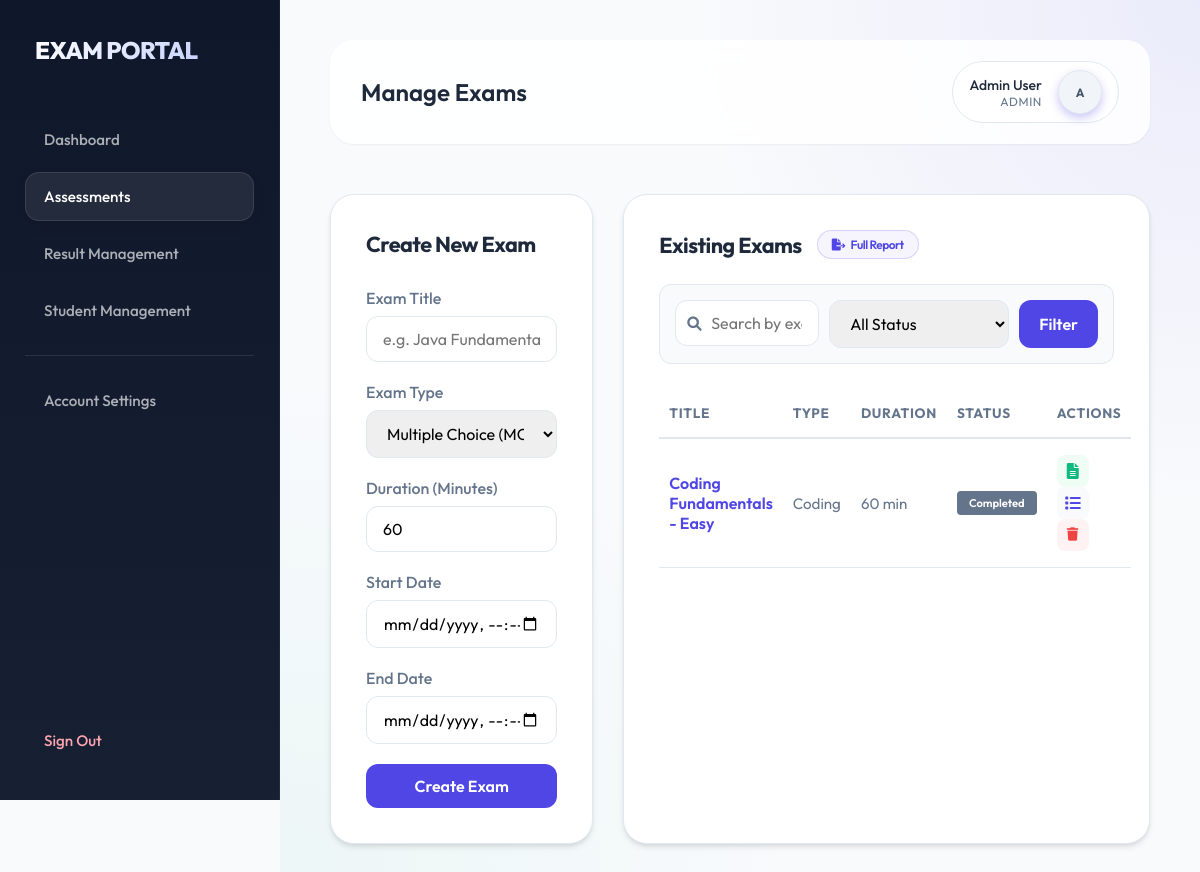
/admin/manage-exams.php (signed in), run on the app's committed database.
### tables this page shows
CREATE TABLE IF NOT EXISTS `exams` (
    `id` INT AUTO_INCREMENT PRIMARY KEY,
    `title` VARCHAR(100) NOT NULL,
    `type` ENUM('MCQ', 'Coding') NOT NULL,
    `duration` INT NOT NULL COMMENT 'Duration in minutes',
    `status` ENUM('active', 'inactive') DEFAULT 'inactive',
    `total_marks` INT DEFAULT 0,
    `start_date` DATETIME,
    `end_date` DATETIME,
    `created_by` INT,
    FOREIGN KEY (`created_by`) REFERENCES `users`(`id`) ON DELETE SET NULL
);

### admin/manage-exams.php (the view, shortened to what this page needs)
<?php
include '../includes/header.php';
?>
<div class="content-row" style="display: grid; grid-template-columns: 1fr 2fr; gap: 30px;">
    <div class="stat-card" style="padding: 35px;">
        <div class="card-title">Create New Exam</div>
        <form action="" method="POST">
            <div class="form-group">
                <label>Exam Title</label>
                <input type="text" name="title" class="form-control" placeholder="e.g. Java Fundamentals" required>
            </div>
            <div class="form-group">
                <label>Exam Type</label>
                <select name="type" class="form-control" required>
                    <option value="MCQ">Multiple Choice (MCQ)</option>
                </select>
            </div>
            <div class="form-group">
                <label>Duration (Minutes)</label>
                <input type="number" name="duration" class="form-control" value="60" required>
            </div>
            <div class="form-group">
                <label>Start Date</label>
                <input type="datetime-local" name="start_date" class="form-control" required>
            </div>
            <div class="form-group">
                <label>End Date</label>
                <input type="datetime-local" name="end_date" class="form-control" required>
            </div>
            <button type="submit" name="add_exam" class="btn btn-primary">Create Exam</button>
        </form>
    </div>
    <div class="stat-card" style="padding: 35px;">
        <div style="display: flex; justify-content: space-between; align-items: center; margin-bottom: 25px;">
            <div class="card-title" style="margin: 0; display: flex; align-items: center; gap: 15px;">
                <span>Existing Exams</span>
                <a href="exam-report.php<?php echo strpos($_SERVER['REQUEST_URI'], '?') !== false ? '?' . explode('?', $_SERVER['REQUEST_URI'])[1] : ''; ?>"
                    target="_blank" class="btn"
                    style="width: auto; background: rgba(79, 70, 229, 0.05); color: var(--primary-color); font-size: 0.75rem; font-weight: 600; padding: 6px 14px; border-radius: 20px; display: flex; align-items: center; gap: 6px; text-decoration: none; border: 1px solid rgba(79, 70, 229, 0.2); transition: var(--transition);"
                    onmouseover="this.style.background='var(--primary-color)'; this.style.color='white';"
                    onmouseout="this.style.background='rgba(79, 70, 229, 0.05)'; this.style.color='var(--primary-color)';">
                    <i class="fas fa-file-export"></i> Full Report
                </a>
            </div>
        </div>
        <form method="GET"
            style="display: flex; gap: 10px; margin-bottom: 25px; background: #f8fafc; padding: 15px; border-radius: 12px; border: 1px solid var(--border-color);">
            <div style="flex: 1; position: relative;">
                <i class="fas fa-search"
                    style="position: absolute; left: 12px; top: 50%; transform: translateY(-50%); color: var(--text-muted); font-size: 0.9rem;"></i>
                <input type="text" name="search" class="form-control" placeholder="Search by exam title..."
                    value="<?php echo htmlspecialchars($_GET['search'] ?? ''); ?>" style="padding-left: 35px;">
            </div>
            <div style="width: 180px;">
                <select name="status_filter" class="form-control" onchange="this.form.submit()">
                    <option value="all" <?php echo ($_GET['status_filter'] ?? '') == 'all' ? 'selected' : ''; ?>>All
                        Status</option>
                </select>
            </div>
            <button type="submit" class="btn btn-primary" style="width: auto; padding: 0 20px;">Filter</button>
        </form>
        <table style="width: 100%; border-collapse: collapse;">
            <thead>
                <tr
                    style="text-align: left; border-bottom: 2px solid var(--border-color); color: var(--text-muted); font-size: 0.85rem; text-transform: uppercase; letter-spacing: 0.05em;">
                    <th style="padding: 15px 10px;">Title</th>
                    <th style="padding: 15px 10px;">Type</th>
                    <th style="padding: 15px 10px;">Duration</th>
                    <th style="padding: 15px 10px;">Status</th>
                    <th style="padding: 15px 10px;">Actions</th>
                </tr>
            </thead>
            <tbody>
                <?php
                $now = date('Y-m-d H:i:s');
                $where_clauses = [];
                $where_sql = count($where_clauses) > 0 ? " WHERE " . implode(" AND ", $where_clauses) : "";
                $exams = $conn->query("SELECT * FROM exams $where_sql ORDER BY id DESC");
                while ($row = $exams->fetch_assoc()) {
                    $is_past = strtotime($row['end_date']) < strtotime($now);
                    if ($is_past) {
                        $status_bg = "#64748b";
                        $status_text = "Completed";
                        $status_link = "<span class='btn' style='padding: 5px 12px; font-size: 0.7rem; color: white; background: $status_bg; cursor: default; border-radius: 4px;'>$status_text</span>";
                    }
                    echo "<tr style='border-bottom: 1px solid var(--border-color); transition: var(--transition);'>";
                    echo "<td style='padding: 16px 10px; font-weight: 600;'><a href='exam-results-report.php?exam_id={$row['id']}' target='_blank' style='color: var(--primary-color); text-decoration: none; transition: var(--transition);' onmouseover=\"this.style.textDecoration='underline'\" onmouseout=\"this.style.textDecoration='none'\">" . htmlspecialchars($row['title']) . "</a></td>";
                    echo "<td style='padding: 16px 10px; color: var(--text-muted); font-size: 0.95rem;'>{$row['type']}</td>";
                    echo "<td style='padding: 16px 10px; color: var(--text-muted); font-size: 0.95rem;'>{$row['duration']} min</td>";
                    echo "<td style='padding: 16px 10px;'>$status_link</td>";
                    echo "<td style='padding: 16px 10px;'>
                            <a href='exam-results-report.php?exam_id={$row['id']}' target='_blank' title='View Results Report' style='color: #10b981; text-decoration: none; margin-right: 15px; display: inline-flex; width: 32px; height: 32px; background: #f0fdf4; align-items: center; justify-content: center; border-radius: 8px; transition: var(--transition);' onmouseover=\"this.style.background='#10b981'; this.style.color='white';\" onmouseout=\"this.style.background='#f0fdf4'; this.style.color='#10b981';\"><i class='fas fa-file-alt'></i></a>
                            <a href='manage-questions.php?exam_id={$row['id']}' title='Manage Questions' style='color: var(--primary-color); text-decoration: none; margin-right: 15px; display: inline-flex; width: 32px; height: 32px; background: #f8fafc; align-items: center; justify-content: center; border-radius: 8px; transition: var(--transition);' onmouseover=\"this.style.background='var(--primary-color)'; this.style.color='white';\" onmouseout=\"this.style.background='#f8fafc'; this.style.color='var(--primary-color)';\"><i class='fas fa-list'></i></a>
                            <button type='button'
                               class='btn-icon delete-exam'
                               data-id='{$row['id']}'
                               style='color: var(--danger); background: #fef2f2; border: none; cursor: pointer; padding: 0; width: 32px; height: 32px; display: inline-flex; align-items: center; justify-content: center; border-radius: 8px; transition: var(--transition);'
                               title='Delete'
                               onmouseover=\"this.style.background='var(--danger)'; this.style.color='white';\" onmouseout=\"this.style.background='#fef2f2'; this.style.color='var(--danger)';\">
                               <i class='fas fa-trash' style='pointer-events: none;'></i>
                            </button>
                          </td>";
                    echo "</tr>";
                }
                ?>
            </tbody>
        </table>
    </div>
</div>
<?php include '../includes/footer.php'; ?>

### assets/css/style.css (style rules this page uses)
:root { --primary-color: #4F46E5; --primary-hover: #4338CA; --accent-color: #8B5CF6; --secondary-color: #10B981; --bg-color: #F8FAFC; --sidebar-bg: #0F172A; --sidebar-hover: #1E293B; --card-bg: #FFFFFF; --text-main: #1E293B; --text-muted: #64748B; --danger: #EF4444; --warning: #F59E0B; --border-color: #E2E8F0; --glass-bg: rgba(255, 255, 255, 0.85); --glass-border: rgba(255, 255, 255, 0.4); --shadow-sm: 0 1px 2px 0 rgba(0, 0, 0, 0.05); --shadow: 0 4px 6px -1px rgba(0, 0, 0, 0.1), 0 2px 4px -1px rgba(0, 0, 0, 0.06); --shadow-md: 0 10px 15px -3px rgba(0, 0, 0, 0.1), 0 4px 6px -2px rgba(0, 0, 0, 0.05); --shadow-lg: 0 20px 25px -5px rgba(0, 0, 0, 0.1), 0 10px 10px -5px rgba(0, 0, 0, 0.04); --transition: all 0.3s cubic-bezier(0.4, 0, 0.2, 1); }
* { margin: 0; padding: 0; box-sizing: border-box; font-family: 'Outfit', -apple-system, BlinkMacSystemFont, "Segoe UI", Roboto, sans-serif; }
body { background-color: var(--bg-color); color: var(--text-main); -webkit-font-smoothing: antialiased; }
.form-group { margin-bottom: 20px; text-align: left; }
.form-group label { display: block; font-weight: 500; margin-bottom: 8px; color: var(--text-muted); }
.form-control { width: 100%; padding: 12px 16px; border: 1px solid var(--border-color); border-radius: 12px; font-size: 1rem; transition: var(--transition); outline: none; }
.btn { width: 100%; padding: 12px; border: none; border-radius: 12px; font-size: 1rem; font-weight: 600; cursor: pointer; transition: var(--transition); display: inline-block; }
.btn-primary { background-color: var(--primary-color); color: white; }

### assets/css/dashboard.css (style rules this page uses)
.stat-card { background: var(--card-bg); padding: 30px; border-radius: 24px; box-shadow: var(--shadow); transition: var(--transition); border: 1px solid var(--border-color); position: relative; overflow: hidden; }
.stat-card::before { content: ''; position: absolute; top: 0; left: 0; width: 100%; height: 4px; background: linear-gradient(90deg, var(--primary-color), var(--accent-color)); opacity: 0; transition: var(--transition); }
.card-title { font-size: 1.35rem; font-weight: 700; margin-bottom: 30px; color: var(--text-main); display: flex; justify-content: space-between; align-items: center; letter-spacing: -0.025em; }

### data on the page
exams: title "Coding Fundamentals - Easy", type "Coding", duration "60", end_date "Completed"

### other printed values
$page_title "Manage Exams"
$_SESSION['full_name'] "Admin User"
$_SESSION['role'] "ADMIN"
substr($_SESSION['full_name'] ?? 'U', 0, 1) "A"
